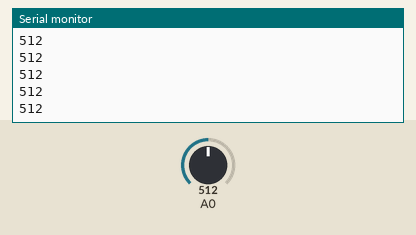
This sketch was run on a simulated Arduino Uno, built with avr-gcc and run on an emulated ATmega328P. On the bench: the last lines printed to the serial monitor. The test bench sets the inputs (shaded band); at power-on: A0 = 512.

Above: at 1.2 s.
1.3 s: A0 set to 710
At 1.31 s:
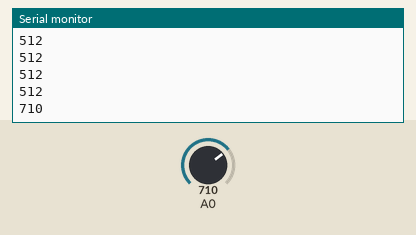
2.8 s: A0 set to 716
At 2.81 s:
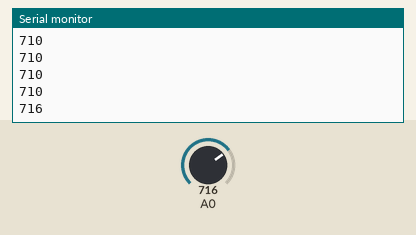
Timing chart, 0 to 5.8 s (numbered marks = the images above; inputs shaded):
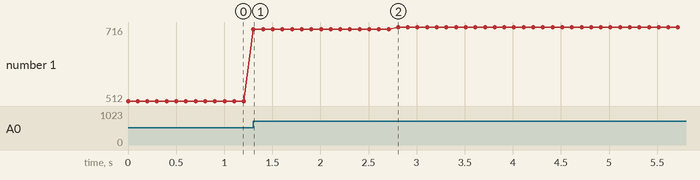

Measured:
- after the input at 1.3 s, the serial monitor: prints a new line at once (image 1)
- after the input at 2.8 s, the serial monitor: prints a new line at once (image 2)
- plotted number 1: 512 → 710 after the input at 1.3 s, 710 → 716 after the input at 2.8 s

The sketch:

XPhoto_Analog_Threshold.ino
```cpp
/*
   Experimental Photography
   Interactive Media Arts @ NYU
   Ellen Nickles

   Related source:
   ITP Physical Computing Lab
   https://itp.nyu.edu/physcomp/labs/labs-serial-communication/lab-serial-input-to-the-p5-js-ide/
*/

// STEP 2: Set your threshold value
int threshold = 700;
bool thresholdExceeded = false;

void setup() {
  Serial.begin(9600); // initialize serial communications
}

void loop() {
  // read the input pin
  int reading = analogRead(A0);

  // STEP 1: Observe range of sensor readings in serial monitor
  // Comment out before STEP 3
     Serial.println(reading);

  // STEP 3: Uncomment when you're ready to photograph!
  // If the value of the sensor is above or below a threshold
//  if (reading > threshold) {
//    // check the capture state
//    if (!thresholdExceeded) {
//      // send the signal to the p5 web editor take a picture
//      Serial.write("1");
//      thresholdExceeded = true;
//    }
//  } else {
//    Serial.write("0");
//    thresholdExceeded = false;
//  }

  // delay in between reads for stability
  delay(100);
}
```
